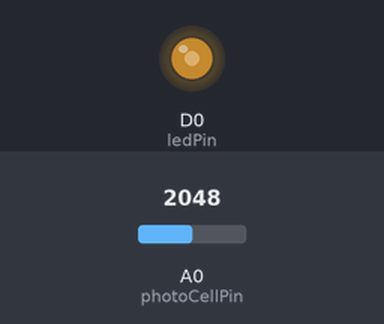
The sketch below on a simulated Particle Photon. Shown: output pins drawn as LEDs (lit = HIGH). The test bench sets the inputs (shaded band); at power-on: A0 (photoCellPin) = 2048.

Above: at 1.2 s.
1.3 s: A0 (photoCellPin) set to 2866
At 2.5 s:
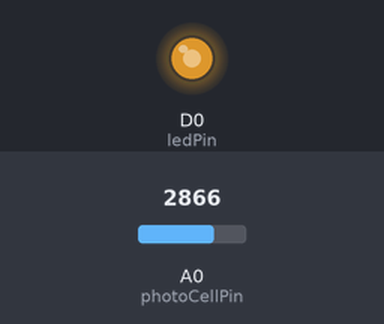
2.8 s: A0 (photoCellPin) set to 3603
At 3.9 s:
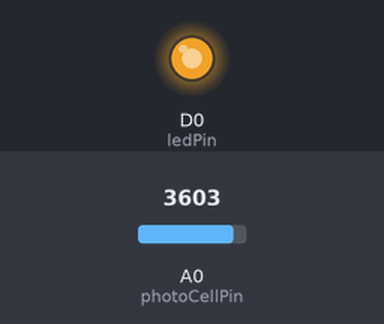
4.3 s: A0 (photoCellPin) set to 491
At 5.1 s:
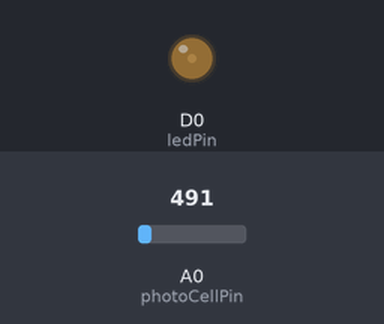
5.8 s: A0 (photoCellPin) set to 0
At 6.3 s:
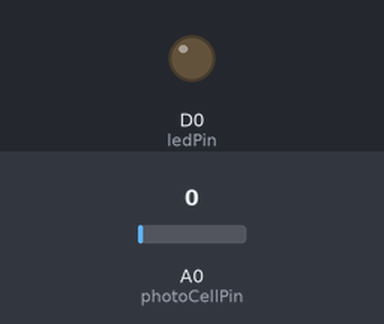
7.3 s: A0 (photoCellPin) set to 2047
At 8.8 s:
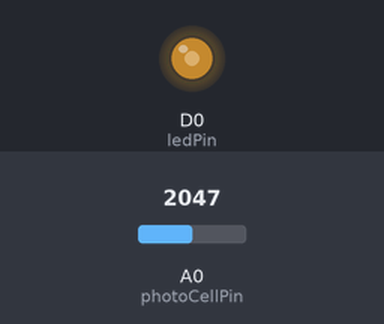
Timing chart, 0 to 9.8 s (numbered marks = the images above; inputs shaded):
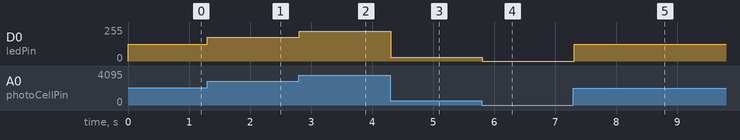

Measured:
- after the input at 1.3 s, D0 (ledPin): 127/255 → 178/255 at once
- after the input at 2.8 s, D0 (ledPin): 178/255 → 224/255 at once
- after the input at 4.3 s, D0 (ledPin): 224/255 → 30/255 at once
- after the input at 5.8 s, D0 (ledPin): 30/255 → 0/255 at once
- after the input at 7.3 s, D0 (ledPin): 0/255 → 127/255 at once

The sketch:

Photoresistor.ino
```cpp
// Define a pin that we'll place the photo cell on
// Remember to add a 10K Ohm pull-down resistor too.
int photoCellPin = A0;

// Create a variable to hold the light reading
int photoCellReading = 0;

// Define a pin we'll place an LED on
int ledPin = D0;

// Create a variable to store the LED brightness.
int ledBrightness = 0;

//
void setup(){

  // Set up the LED for output
  pinMode(ledPin, OUTPUT);

  // Create a cloud variable of type integer
  // called 'light' mapped to photoCellReading
  Particle.variable("light", &photoCellReading, INT);
}

void loop() {

  // Use analogRead to read the photo cell reading
  // This gives us a value from 0 to 4095
  photoCellReading = analogRead(photoCellPin);

  // Map this value into the PWM range (0-255)
  // and store as the led brightness
  ledBrightness = map(photoCellReading, 0, 4095, 0, 255);

  // fade the LED to the desired brightness
  analogWrite(ledPin, ledBrightness);

  // wait 1/10th of a second and then loop
  delay(100);
}
```
